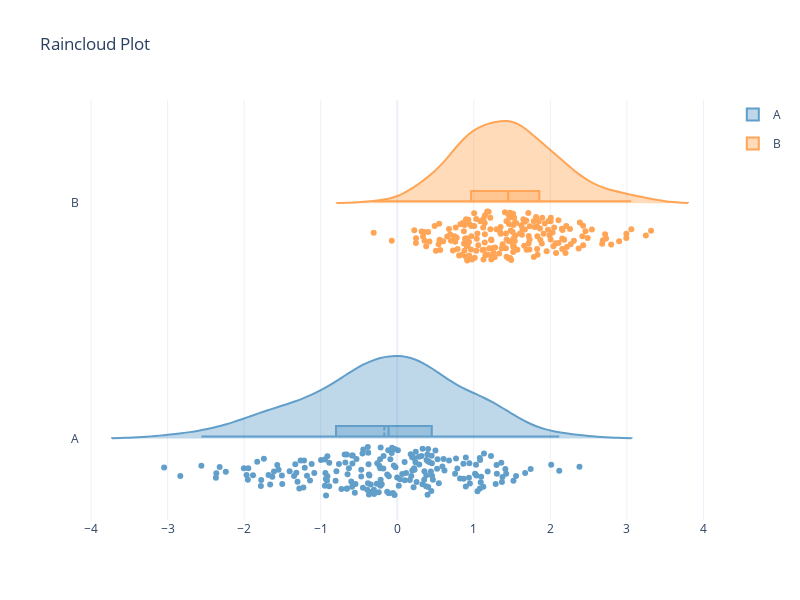

The code cell stored with this chart in its notebook:
### Markdown cell above
## Univariant

### Raincloud plot
A violin-based distribution plot that can group by a categorical column.

### Code cell
df_uni = pd.DataFrame(
    {
        "value": np.r_[np.random.normal(0, 1.0, 200), np.random.normal(1.5, 0.7, 200)],
        "group": ["A"] * 200 + ["B"] * 200,
    }
)
fig = univariant.raincloud_plot(
    df_uni, value="value", group="group", title="Raincloud Plot"
)
fig

### Figure 1 — Plotly figure (JSON) as saved in the notebook; plotly's stock layout.template omitted (floating-point values rounded to 4 significant figures; data arrays with more than 128 entries replaced by an {"elided": "..."} marker saying what was removed)
{"data": [{"box": {"visible": true}, "fillcolor": "rgba(31,119,180,0.4)", "legendgroup": "A", "line": {"color": "#1F77B4"}, "meanline": {"visible": true}, "name": "A", "opacity": 0.7, "pointpos": -0.4, "points": "all", "scalemode": "width", "showlegend": true, "side": "positive", "spanmode": "soft", "type": "violin", "width": 0.7, "x": {"elided": "200 float values"}}, {"box": {"visible": true}, "fillcolor": "rgba(255,127,14,0.4)", "legendgroup": "B", "line": {"color": "#FF7F0E"}, "meanline": {"visible": true}, "name": "B", "opacity": 0.7, "pointpos": -0.4, "points": "all", "scalemode": "width", "showlegend": true, "side": "positive", "spanmode": "soft", "type": "violin", "width": 0.7, "x": {"elided": "200 float values"}}], "layout": {"height": 600, "title": {"text": "Raincloud Plot"}, "violinmode": "group", "width": 800}}
